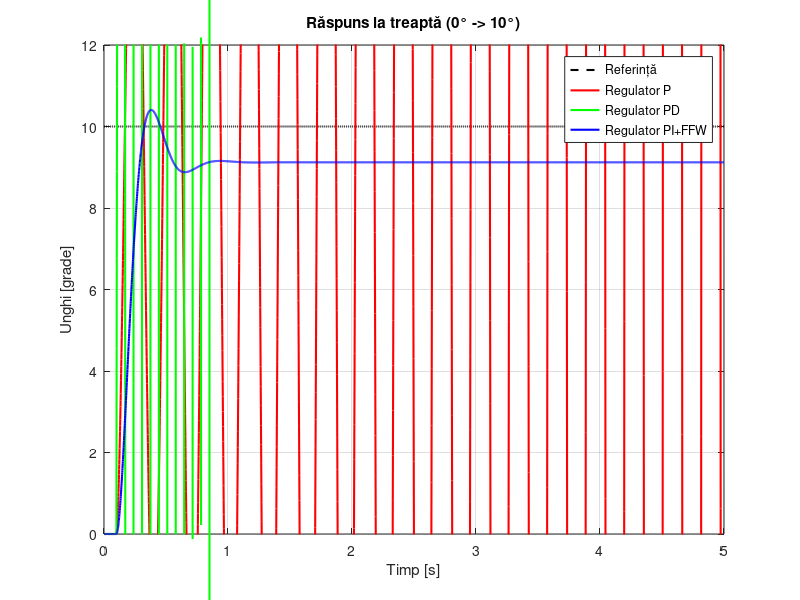

Source code (MATLAB):
clear all;
close all;
clc;

% Parametri simulare
t_final = 5; % Timp final simulare [s]
dt = 0.001;  % Pas de timp [s]
t = 0:dt:t_final; % Vector timp
N = length(t);

% Referință - treaptă de la 0° la 10°
ref = 10*ones(1,N); % Referință constantă de 10 grade

% Parametri funcție de transfer
% G(s) = 14/(0.03s^2 + 0.4s + 1) * e^(-0.05s)
K = 14;          % Câștigul sistemului
a = 0.03;        % Coeficient s^2
b = 0.4;         % Coeficient s
c = 1;           % Termen liber
delay = 0.05;    % Întârziere [s]
delay_samples = round(delay/dt); % Întârziere în eșantioane

% Parametri regulatoare
% Regulator P
Kp_P = 1.5;

% Regulator PD
Kp_PD = 1;
Kd_PD = 0.5;

% Regulator PI+FFW
Kp_PI = 0.4;
Ki_PI = 1.5;
Kff =0.07;     

% Inițializare vectori pentru stocarea rezultatelor
% Pentru regulator P
theta_P = zeros(1,N);
theta_dot_P = zeros(1,N);
theta_ddot_P = zeros(1,N);
error_P = zeros(1,N);
u_P = zeros(1,N);
u_delayed_P = zeros(1,N);

% Pentru regulator PD
theta_PD = zeros(1,N);
theta_dot_PD = zeros(1,N);
theta_ddot_PD = zeros(1,N);
error_PD = zeros(1,N);
u_PD = zeros(1,N);
u_delayed_PD = zeros(1,N);

% Pentru regulator PI+FFW
theta_PI = zeros(1,N);
theta_dot_PI = zeros(1,N);
theta_ddot_PI = zeros(1,N);
error_PI = zeros(1,N);
u_PI = zeros(1,N);
u_delayed_PI = zeros(1,N);
integral_error = 0;


u_P(1:delay_samples) = 0;
u_delayed_P(1:delay_samples) = 0;

u_PD(1:delay_samples) = 0;
u_delayed_PD(1:delay_samples) = 0;

u_PI(1:delay_samples) = 0;
u_delayed_PI(1:delay_samples) = 0;


% Simulare dinamică
for i = (1+delay_samples):N
    % Regulator P
    error_P(i) = ref(i-1) - theta_P(i-1);
    u_P(i) = Kp_P * error_P(i);
    
    % Aplicare întârziere
if (i > delay_samples)
    u_delayed_P(i) = u_P(i - delay_samples);
else
    u_delayed_P(i) = 0;
end

 % Modelul sistemului pentru P
 % Implementare discretă pentru G(s) = 14/(0.03s^2 + 0.4s + 1)
    theta_ddot_P(i) = (K*u_delayed_P(i) - b*theta_dot_P(i-1) - c*theta_P(i-1))/a;
    theta_dot_P(i) = (theta_dot_P(i-1) + theta_ddot_P(i) * dt)/(1+b*dt/a);
    theta_P(i) = theta_P(i-1) + theta_dot_P(i) * dt;
    
 % Regulator PD
    error_PD(i) = ref(i-1) - theta_PD(i-1);
    error_dot_PD = (error_PD(i) - error_PD(i-1))/dt;
    u_PD(i) = Kp_PD * error_PD(i) + Kd_PD * error_dot_PD;
    
 % Aplicare întârziere
if (i > delay_samples)
    u_delayed_PD(i) = u_PD(i - delay_samples);
else
    u_delayed_PD(i) = 0;
end

    
 % Modelul sistemului pentru PD
    theta_ddot_PD(i) = (K*u_delayed_PD(i) - b*theta_dot_PD(i-1) - c*theta_PD(i-1))/a;
    theta_dot_PD(i) = (theta_dot_PD(i-1) + theta_ddot_PD(i) * dt)/(1 + b*dt/a);
    theta_PD(i) = theta_PD(i-1) + theta_dot_PD(i-1) * dt;
    
 % Regulator PI+FFW
    error_PI(i) = ref(i-1) - theta_PI(i-1);
   integral_error = integral_error + error_PI(i)*dt;
  integral_error = min(max(integral_error, -0.2), 0.2);

    
 % Feed-Forward component (derivata referinței)
    if i < 3
    ref_dot = 0;
else
    ref_dot = (ref(i) - ref(i-1)) / dt;
end


    
 %Control P
   u_P(i)=Kp_P*error_P(i);
 %Control PD
%u_PD(i) = Kp_PD * error(i) + Kd_PD * error_dot;
 % Control PI+FFW
    u_PI(i) = Kp_PI * error_PI(i) + Ki_PI * integral_error + Kff * ref_dot;
    
    % Aplicare întârziere
    
if (i > delay_samples)
    u_delayed_PI(i) = u_PI(i - delay_samples);
else
    u_delayed_PI(i) = 0;
end

 % Modelul sistemului pentru PI+FFW
    theta_ddot_PI(i) = (K*u_delayed_PI(i) - b*theta_dot_PI(i-1) - c*theta_PI(i-1))/a;
    theta_dot_PI(i) = (theta_dot_PI(i-1) + theta_ddot_PI(i) * dt)/(1 + b*dt/a);
    theta_PI(i) = theta_PI(i-1) + theta_dot_PI(i-1) * dt;
end

% Calcularea parametrilor de performanță
% Eroare staționară
steady_state_error_P = ref(end) - theta_P(end);
steady_state_error_PD = ref(end) - theta_PD(end);
steady_state_error_PI = ref(end) - theta_PI(end);

% Timp de răspuns (când răspunsul ajunge la 98% din valoarea finală)
threshold = 0.98 * ref(end);
response_time_PI = t_final;
for i = 1:N
    if theta_PI(i) >= threshold
        response_time_PI = t(i);
        break;
    end
end

% Pentru P
response_time_P = t_final;
for i = 1:N
    if theta_P(i) >= threshold
        response_time_P = t(i);
        break;
    end
end

% Pentru PD
response_time_PD = t_final;
for i = 1:N
    if theta_PD(i) >= threshold
        response_time_PD = t(i);
        break;
    end
end

% Pentru PI+FFW
response_time_PI = t_final;
for i = 1:N
    if theta_PI(i) >= threshold
        response_time_PI = t(i);
        break;
    end
end

% Overshoot
max_theta_P = max(theta_P);
max_theta_PD = max(theta_PD);
max_theta_PI = max(theta_PI);

overshoot_P = max(0, (max_theta_P - ref(end)) / ref(end) * 100);
overshoot_PD = max(0, (max_theta_PD - ref(end)) / ref(end) * 100);
overshoot_PI = max(0, (max_theta_PI - ref(end)) / ref(end) * 100);

% Afișarea rezultatelor
figure;
plot(t, ref, 'k--', 'LineWidth', 1.5);
hold on;
plot(t, theta_P, 'r', 'LineWidth', 1.5);
plot(t, theta_PD, 'g', 'LineWidth', 1.5);
plot(t, theta_PI, 'b', 'LineWidth', 1.5);
grid on;
legend('Referință', 'Regulator P', 'Regulator PD', 'Regulator PI+FFW');
xlabel('Timp [s]');
ylabel('Unghi [grade]');
title('Răspuns la treaptă (0° -> 10°)');

% Afișarea parametrilor de performanță
fprintf('Regulator P:\n');
fprintf('  Eroare staționară: %.2f°\n', steady_state_error_P);
fprintf('  Timp de răspuns: %.2f s\n', response_time_P);
fprintf('  Overshoot: %.2f%%\n\n', overshoot_P);

fprintf('Regulator PD:\n');
fprintf('  Eroare staționară: %.2f°\n', steady_state_error_PD);
fprintf('  Timp de răspuns: %.2f s\n', response_time_PD);
fprintf('  Overshoot: %.2f%%\n\n', overshoot_PD);

fprintf('Regulator PI+FFW:\n');
fprintf('  Eroare staționară: %.2f°\n', steady_state_error_PI);
fprintf('  Timp de răspuns: %.2f s\n', response_time_PI);
fprintf('  Overshoot: %.2f%%\n\n', overshoot_PI);
ylim([0 12]); % în figura de răspuns


% Afișarea tabelului de comparație
figure;
data = {
    'P simplu', steady_state_error_P, response_time_P, overshoot_P;
    'PD', steady_state_error_PD, response_time_PD, overshoot_PD;
    'PI + FFW', steady_state_error_PI, response_time_PI, overshoot_PI
};

uitable('Data', data, ...
        'ColumnName', {'Controler', 'Eroare staționară (°)', 'Timp de răspuns (s)', 'Overshoot (%)'},...
        'RowName', [], ...
        'Position', [20 20 500 100]);
